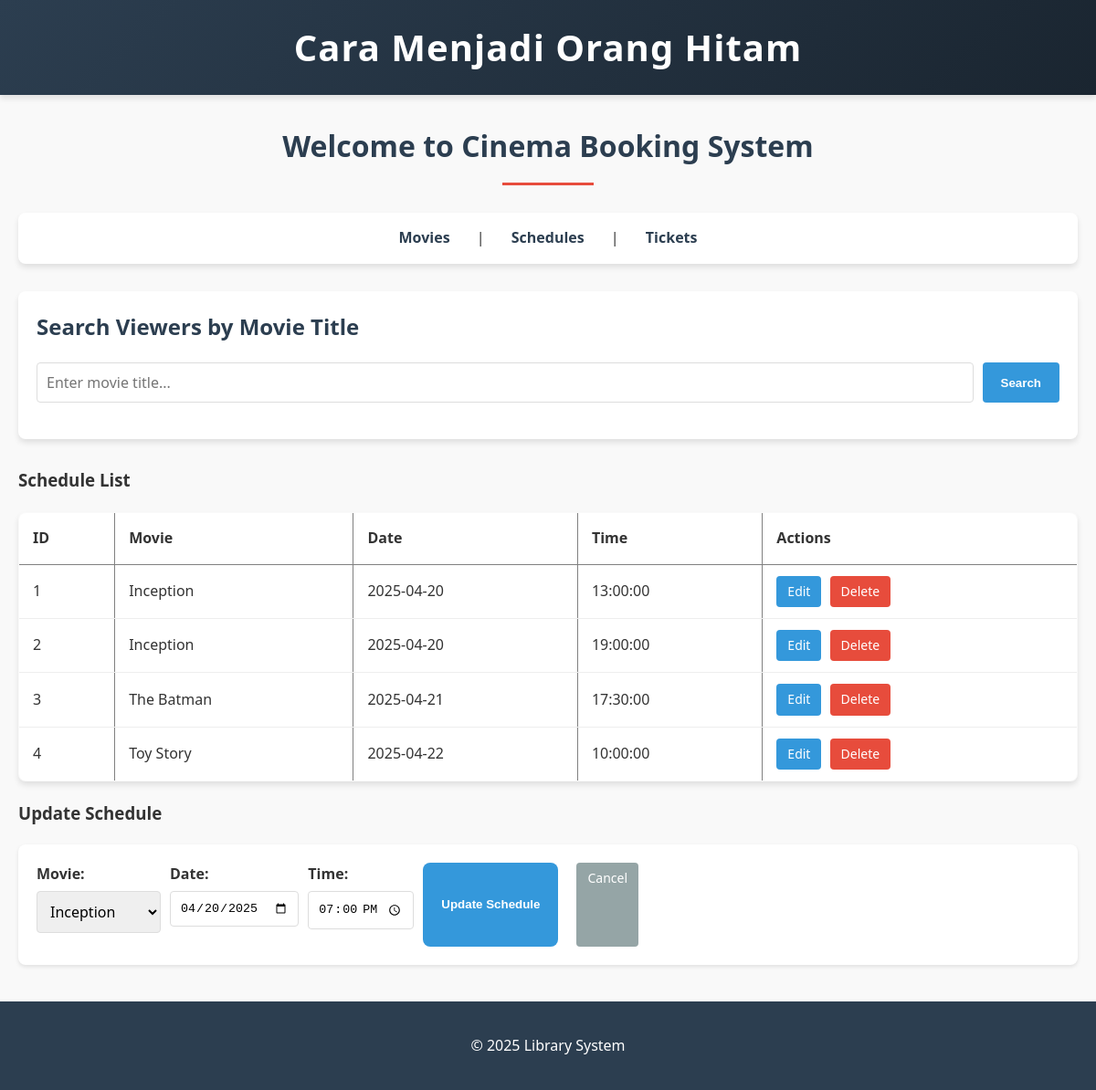
/?page=Schedules&edit=2, run on the app's committed database.
### tables this page shows
CREATE TABLE Schedules (
    id INT AUTO_INCREMENT PRIMARY KEY,
    movie_id INT,
    date DATE,
    time TIME,
    FOREIGN KEY (movie_id) REFERENCES Movies(id) ON DELETE CASCADE
);

CREATE TABLE Movies (
    id INT AUTO_INCREMENT PRIMARY KEY,
    title VARCHAR(100) NOT NULL,
    genre VARCHAR(50),
    duration INT,  
    rating VARCHAR(10)  
);

### config/db.php (called while the page is built, shortened)
<?php
class Database {
    private $host = "localhost";
    private $username = "root";
    private $password = "";
    private $dbname = "db_blackcinema";
    public function __construct() {
        try {
            $this->conn = new PDO("mysql:host=$this->host;dbname=$this->dbname", $this->username, $this->password);
            $this->conn->setAttribute(PDO::ATTR_ERRMODE, PDO::ERRMODE_EXCEPTION);
            $stmt = $this->conn->query("SHOW TABLES LIKE 'Movies'");
        } catch (PDOException $e) {
            die("Connection failed: " . $e->getMessage());
        }
    }
}
?>

### class/Schedules.php (called while the page is built, shortened)
<?php
require_once 'config/db.php';
class Schedules {
    private $db;
    public function __construct() {
        $this->db = (new Database())->conn;
    }
    public function getAllSchedules() {
        $stmt = $this->db->query("SELECT Schedules.*, Movies.title FROM Schedules JOIN Movies ON Schedules.movie_id = Movies.id");
        return $stmt->fetchAll(PDO::FETCH_ASSOC);
    }
    public function getScheduleById($id) {
        $stmt = $this->db->prepare("SELECT * FROM Schedules WHERE id = ?");
        $stmt->execute([$id]);
        return $stmt->fetch(PDO::FETCH_ASSOC);
    }
}
?>

### class/Movies.php (called while the page is built, shortened)
<?php
require_once 'config/db.php';
class Movies {
    private $db;
    public function __construct() {
        $this->db = (new Database())->conn;
    }
    public function getAllMovies() {
        $stmt = $this->db->query("SELECT * FROM Movies");
        return $stmt->fetchAll(PDO::FETCH_ASSOC);
    }
}
?>

### view/Schedules.php (the view, shortened to what this page needs)
<h3>Schedule List</h3>
<table border="1">
    <tr>
        <th>ID</th>
        <th>Movie</th>
        <th>Date</th>
        <th>Time</th>
        <th>Actions</th>
    </tr>
    <?php foreach ($schedule->getAllSchedules() as $s): ?>
    <tr>
        <td><?= $s['id'] ?></td>
        <td><?= $s['title'] ?></td>
        <td><?= $s['date'] ?></td>
        <td><?= $s['time'] ?></td>
        <td>
            <a href="?page=Schedules&edit=<?= $s['id'] ?>" class="btn-edit">Edit</a>
            <a href="?page=Schedules&delete=<?= $s['id'] ?>" class="btn-delete" onclick="return confirm('Are you sure you want to delete this schedule?')">Delete</a>
        </td>
    </tr>
    <?php endforeach; ?>
</table>
<?php
$editMode = false;
$scheduleToEdit = null;
if (isset($_GET['edit']) && is_numeric($_GET['edit'])) {
    $editMode = true;
    $scheduleToEdit = $schedule->getScheduleById($_GET['edit']);
}
?>
<h3><?= $editMode ? 'Update' : 'Add' ?> Schedule</h3>
<form method="POST" class="schedule-form">
    <div class="form-group">
        <label>Movie:</label>
        <select name="movie_id" required>
            <?php foreach ($movie->getAllMovies() as $m): ?>
                <option value="<?= $m['id'] ?>" <?= ($editMode && $scheduleToEdit['movie_id'] == $m['id']) ? 'selected' : '' ?>>
                    <?= $m['title'] ?>
                </option>
            <?php endforeach; ?>
        </select>
    </div>
    <div class="form-group">
        <label>Date:</label>
        <input type="date" name="date" value="<?= $editMode ? $scheduleToEdit['date'] : '' ?>" required>
    </div>
    <div class="form-group">
        <label>Time:</label>
        <input type="time" name="time" value="<?= $editMode ? $scheduleToEdit['time'] : '' ?>" required>
    </div>
    <button type="submit" name="<?= $editMode ? 'update_schedule' : 'add_schedule' ?>">
        <?= $editMode ? 'Update' : 'Add' ?> Schedule
    </button>
    <?php if($editMode): ?>
        <a href="?page=Schedules" class="btn-cancel">Cancel</a>
    <?php endif; ?>
</form>

### style.css (style rules this page uses)
:root { --primary-color: #2c3e50; --secondary-color: #e74c3c; --accent-color: #3498db; --light-bg: #f9f9f9; --text-color: #333; --box-shadow: 0 4px 6px rgba(0, 0, 0, 0.1); --border-radius: 8px; }
.schedule-form { background: white; padding: 20px; border-radius: 8px; box-shadow: 0 2px 4px rgba(0,0,0,0.1); margin-bottom: 30px; }
.form-group { margin-bottom: 15px; }
.form-group label { display: block; margin-bottom: 5px; font-weight: bold; color: #333; }
.form-group select, .form-group input { width: 100%; padding: 10px; border: 1px solid #ddd; border-radius: 4px; box-sizing: border-box; }
.btn-edit, .btn-delete, .btn-cancel { display: inline-block; padding: 6px 12px; text-decoration: none; border-radius: 4px; margin-right: 5px; font-size: 14px; }
.btn-edit { background-color: #3498db; color: white; }
.btn-delete { background-color: #e74c3c; color: white; }
.btn-cancel { background-color: #95a5a6; color: white; margin-left: 10px; }
body { font-family: 'Poppins', 'Segoe UI', sans-serif; margin: 0; padding: 0; background-color: var(--light-bg); color: var(--text-color); line-height: 1.6; }
form { display: flex; gap: 10px; margin-bottom: 20px; }
input[type="text"], input[type="number"], select, textarea { padding: 12px; border: 1px solid #ddd; border-radius: var(--border-radius); flex: 1; font-family: inherit; font-size: 16px; }
button, input[type="submit"] { background-color: var(--accent-color); color: white; border: none; padding: 12px 20px; border-radius: var(--border-radius); cursor: pointer; font-weight: bold; transition: background-color 0.3s ease; }
table { width: 100%; border-collapse: collapse; margin: 20px 0; border-radius: var(--border-radius); overflow: hidden; box-shadow: var(--box-shadow); }
th { padding: 15px; text-align: left; font-weight: 600; }
td { padding: 12px 15px; border-bottom: 1px solid #eee; }
tbody tr { background-color: white; transition: background-color 0.3s ease; }

### data on the page
schedules: id "1", movie.title "Inception", date "2025-04-20", time "13:00:00"
schedules: id "2", movie.title "Inception", date "2025-04-20", time "19:00:00", movie_id "Inception", date "04/20/2025"
schedules: id "3", movie.title "The Batman", date "2025-04-21", time "17:30:00"
schedules: id "4", movie.title "Toy Story", date "2025-04-22", time "10:00:00"
